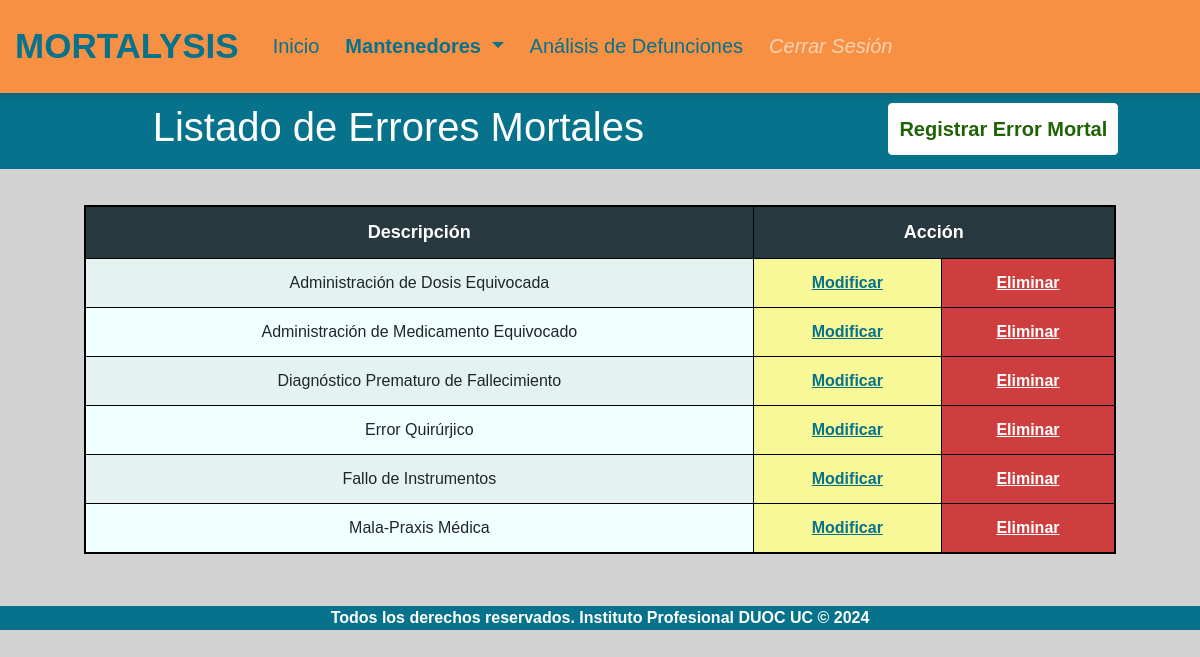
The app's page /errores_mortales with its own data.
### mortalysis/models.py (models this page shows, shortened)
class ErrorMortal(models.Model):
    id_error_mortal = models.IntegerField(primary_key=True)
    descripcion_error_mortal = models.CharField(max_length=80, null=False, blank=False)

### mortalysis/views.py (the view)
# urls.py: path("errores_mortales", views.listar_errores_mortales, name="errores_mortales"),
def listar_errores_mortales(request):
    errores_mortales = ErrorMortal.objects.all().order_by('descripcion_error_mortal')
    context = {'errores_mortales': errores_mortales, 'clase': 'mantenedores'}
    return render(request, 'mortalysis/errores_mortales.html', context)

### mortalysis/templates/mortalysis/errores_mortales.html (shortened to what this page needs)
{% extends "mortalysis/base.html" %}
{% load static %}
{% block content %}
    <header>
      <div class="barra_superior">
        <div class="row justify-content-center">
          <div class="col-md-8 col-sm-12">
            <h1>Listado de Errores Mortales</h1>
          </div>
          <div class="col-md-4 col-sm-12">
            <div class="container-btn">
              <button class="btn btn-light" id="btnAgregar">
                <a href="{% url 'registrar_error_mortal' %}">Registrar Error Mortal</a>
              </button>
            </div>
          </div>
        </div>
      </div>
    </header>
    <div class="table-container">
        <table class="table table-striped">
            {% if errores_mortales %}
                <thead>
                    <tr>
                    <th scope="col">Descripción</th>
                    <th scope="col" colspan="2">Acción</th>
                    </tr>
                </thead>
                <tbody>
                    {% for error in errores_mortales %}
                        <tr>
                            <td>{{ error.descripcion_error_mortal }}</td>
                            <td class="td-update"><a href="{% url 'editar_error_mortal' pk=error.id_error_mortal %}">Modificar</a></td>
                            <td class="td-delete"><a href="{% url 'eliminar_error_mortal' pk=error.id_error_mortal %}">Eliminar</a></td>
                        </tr>
                    {% endfor %}
                </tbody>
            {% endif %}
        </table>
    </div>
{% endblock %}

### mortalysis/static/css/styles.css (style rules this page uses)
body { font-family: Arial, sans-serif; margin: 0; padding: 0; background-color: lightgray; }
.barra_superior { background-color: #06728B; height: auto; width: 100%; padding: 10px; color: white; font-weight: bold; text-align: center; }
.table-container { overflow-x:auto; margin-top: 3%; margin-right: 7%; margin-left: 7%; margin-bottom: 3%; }
.table-striped { background-color: azure; border: 2px solid black; text-align: center; }
.table-striped th { font-size: 18px; background-color: rgba(1, 18, 26, 0.836); color: white; }
.table-striped th, .table-striped td { border: 1px solid black !important; }
.table-striped .td-update { background-color: rgb(248, 248, 152); }
.table-striped .td-update a { color: #06728B; font-weight: bold; text-decoration: underline; }
.table-striped .td-delete { background-color: rgb(206, 62, 62); }
.table-striped .td-delete a { color: white; font-weight: bold; text-decoration: underline; }
#btnAgregar { background-color: white; font-size: 20px; font-weight: bold; padding: 10px; }
#btnAgregar a { color: #1f6304 !important; }

### records on screen
ErrorMortal: descripcion_error_mortal "Administración de Dosis Equivocada"
ErrorMortal: descripcion_error_mortal "Administración de Medicamento Equivocado"
ErrorMortal: descripcion_error_mortal "Diagnóstico Prematuro de Fallecimiento"
ErrorMortal: descripcion_error_mortal "Error Quirúrjico"
ErrorMortal: descripcion_error_mortal "Fallo de Instrumentos"
ErrorMortal: descripcion_error_mortal "Mala-Praxis Médica"
